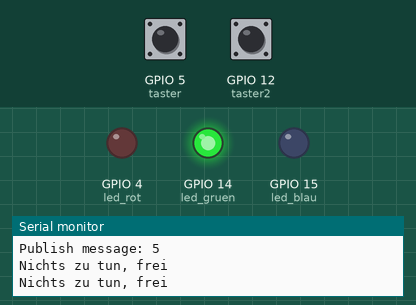
Simulated run of this sketch. Board: ESP8266 (NodeMCU). On the bench: output pins drawn as LEDs (lit = HIGH), the last lines printed to the serial monitor. The test bench sets the inputs (shaded band); at power-on: GPIO 5 (taster) HIGH, GPIO 12 (taster2) HIGH. WiFi joins after 1.5 s; servers stay silent unless stated; random numbers use the default seed unless the sketch sets one; no MQTT or app messages arrive unless stated.

Above: at 2.7 s.
2.8 s: GPIO 5 (taster) pulled LOW for 0.65 s
At 3.3 s:
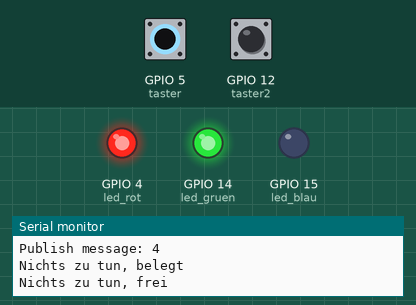
5.0 s: GPIO 5 (taster) pulled LOW for 3.2 s
At 9.0 s:
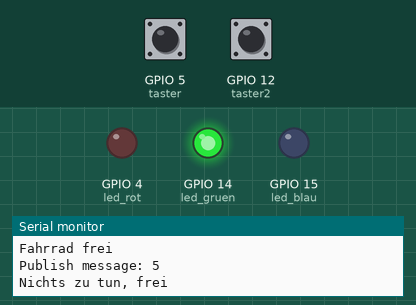
10.0 s: GPIO 12 (taster2) pulled LOW for 3.2 s
At 11.4 s:
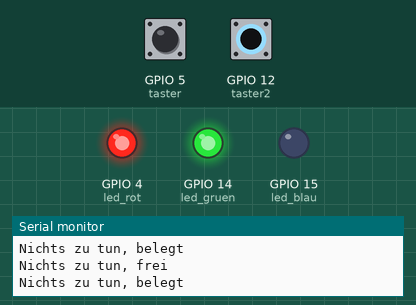
15.0 s: GPIO 5 (taster) driven LOW and GPIO 12 (taster2) driven LOW
At 15.5 s:
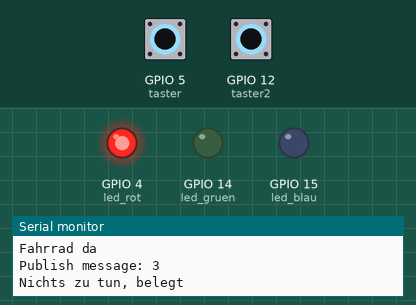
Timing chart, 0 to 17.5 s (numbered marks = the images above; inputs shaded):
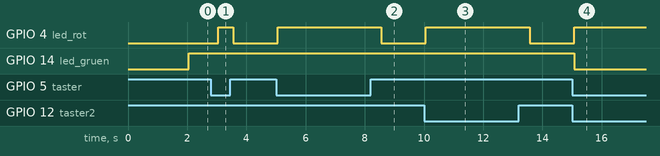

The sketch:

sketch_sep20a.ino
```cpp
#include <Arduino.h>

#include <ESP8266WiFi.h>


#include <PubSubClient.h>

const int taster =  5; //pin D1
const int taster2 = 12;//pin D6

const int led_rot= 4; //pin D2
const int led_gruen = 14; //pin D5
const int led_blau = 15; //pin D8
int tasterstatus = 0; //Variable für tastererkennung
int tasterstatus2 = 0; //Variable für tastererkennung2
int letzter_status =-1;
int letzter_status2 = -1;
const char* SSID = "Forum";
const char* PASSWORD = "Hack2019";
const char* MQTT_BROKER = "172.16.0.1";
WiFiClient espClient;
PubSubClient client(espClient);
long lastMsg = 0;
char msg[50];
int value = 0;
const char* staender = "smike/UNI1/frei";
const char* staender2 = "smike/UNI1/frei";

//###########################################################################

void setup() {
  pinMode(taster, INPUT_PULLUP);
  pinMode(taster2, INPUT_PULLUP);
  Serial.begin(115200);
  Serial.println("Programm gestartet");
  pinMode(led_rot, OUTPUT);
  pinMode(led_gruen, OUTPUT);
  pinMode(led_blau, OUTPUT);
  //WiFi.mode(WIFI_STA);
  WiFi.begin(SSID, PASSWORD);
  while (WiFi.status() != WL_CONNECTED) {
    delay(500);
    Serial.print(".");
  }

  randomSeed(micros());

  Serial.println("");
  Serial.println("WiFi connected");
  Serial.println("IP address: ");
  Serial.println(WiFi.localIP());

  //PubSubClient client(WiFi);
  client.setServer(MQTT_BROKER, 1883);
}

void reconnect() {
  // Loop until we're reconnected
  while (!client.connected()) {
    Serial.print("Attempting MQTT connection...");
    // Create a random client ID
    String clientId = "ESP8266Client-";
    clientId += String(random(0xffff), HEX);
    // Attempt to connect
    if (client.connect(clientId.c_str())) {
      Serial.println("connected");
      // Once connected, publish an announcement...
      client.publish(staender, "verbunden");
      // ... and resubscribe
      client.subscribe("inTopic");
    } else {
      Serial.print("failed, rc=");
      Serial.print(client.state());
      Serial.println(" try again in 5 seconds");
      // Wait 5 seconds before retrying
      delay(5000);
    }
  }
  }

void loop () {
  if (!client.connected()) {
    reconnect();
  }
  client.loop();
  delay(500);
  digitalWrite(led_blau, LOW);
  tasterstatus = digitalRead(taster);
  if ((tasterstatus == HIGH)&&(letzter_status == 0)) {
    Serial.println("Nichts zu tun, frei");
  }
  else if((tasterstatus == LOW)&&(letzter_status == 0 || letzter_status == -1)){
    Serial.println("Fahrrad da");
    letzter_status = 1;
    if (letzter_status2 == 1) {
      digitalWrite(led_rot, HIGH);
      digitalWrite(led_gruen, LOW);
      digitalWrite(led_blau, LOW);
      snprintf (msg, 50, "3");
    }
    else {
      digitalWrite(led_rot, HIGH);
      digitalWrite(led_gruen, HIGH);
      digitalWrite(led_blau, LOW);
      snprintf (msg, 50, "4");
    }
    Serial.print("Publish message: ");
    Serial.println(msg);
    client.publish(staender, msg, true);
  }
  if ((tasterstatus == LOW)&&(letzter_status == 1)) {
    Serial.println("Nichts zu tun, belegt");
  }
  else if ((tasterstatus == HIGH)&&(letzter_status == 1 || letzter_status == -1)){
      Serial.println("Fahrrad frei");
      digitalWrite(led_gruen, HIGH);
      digitalWrite(led_rot, LOW);
      if (letzter_status2 == 1) {
         snprintf (msg, 50, "4");
         digitalWrite(led_rot, HIGH);
         digitalWrite(led_gruen, HIGH);
         digitalWrite(led_blau, LOW);
      }
      else {
        snprintf (msg, 50, "5");
        digitalWrite(led_rot, LOW);
        digitalWrite(led_gruen, HIGH);
        digitalWrite(led_blau, LOW);
      }
      Serial.print("Publish message: ");
      Serial.println(msg);
      client.publish(staender, msg, true);
      letzter_status = 0;
  }
//#########################################################################################################

  tasterstatus2 = digitalRead(taster2);
  if ((tasterstatus2 == HIGH)&&(letzter_status2 == 0)) {
    Serial.println("Nichts zu tun, frei");
  }
  else if((tasterstatus2 == LOW)&&(letzter_status2 == 0 || letzter_status2 == -1)){
    Serial.println("Fahrrad da");
    digitalWrite(led_rot, HIGH);
    digitalWrite(led_gruen, LOW);
    if (letzter_status == 1) {
      snprintf (msg, 50, "3");
      digitalWrite(led_rot, HIGH);
      digitalWrite(led_gruen, LOW);
      digitalWrite(led_blau, LOW);
    }
    else {
      snprintf (msg, 50, "4");
      digitalWrite(led_rot, HIGH);
      digitalWrite(led_gruen, HIGH);
      digitalWrite(led_blau, LOW);
    }
    Serial.print("Publish message: ");
    Serial.println(msg);
    client.publish(staender2, msg, true);
    letzter_status2 = 1;
  }
  if ((tasterstatus2 == LOW)&&(letzter_status2 == 1)) {
    Serial.println("Nichts zu tun, belegt");
  }
  else if ((tasterstatus2 == HIGH)&&(letzter_status2 == 1 || letzter_status2 == -1)){
      Serial.println("Fahrrad frei");
      digitalWrite(led_gruen, HIGH);
      digitalWrite(led_rot, LOW);
      if (letzter_status == 1) {
        snprintf (msg, 50, "4");
        digitalWrite(led_rot, HIGH);
        digitalWrite(led_gruen, HIGH);
        digitalWrite(led_blau, LOW);
      }
      else {
        snprintf (msg, 50, "5");
        digitalWrite(led_rot, LOW);
        digitalWrite(led_gruen, HIGH);
        digitalWrite(led_blau, LOW);
      }
      Serial.print("Publish message: ");
      Serial.println(msg);
      client.publish(staender2, msg, true);
      letzter_status2 = 0;
  }
}
```

Measured:
- after the input at 2.8 s, GPIO 4 (led_rot): LOW → HIGH after 0.26 s, → LOW 0.50 s later
- after the input at 5.0 s, GPIO 4 (led_rot): LOW → HIGH after 0.06 s, → LOW 3.5 s later
- after the input at 10.0 s, GPIO 4 (led_rot): LOW → HIGH after 0.07 s, → LOW 3.5 s later
- after the input at 15.0 s, GPIO 4 (led_rot): LOW → HIGH after 0.07 s; GPIO 14 (led_gruen): HIGH → LOW after 0.07 s
